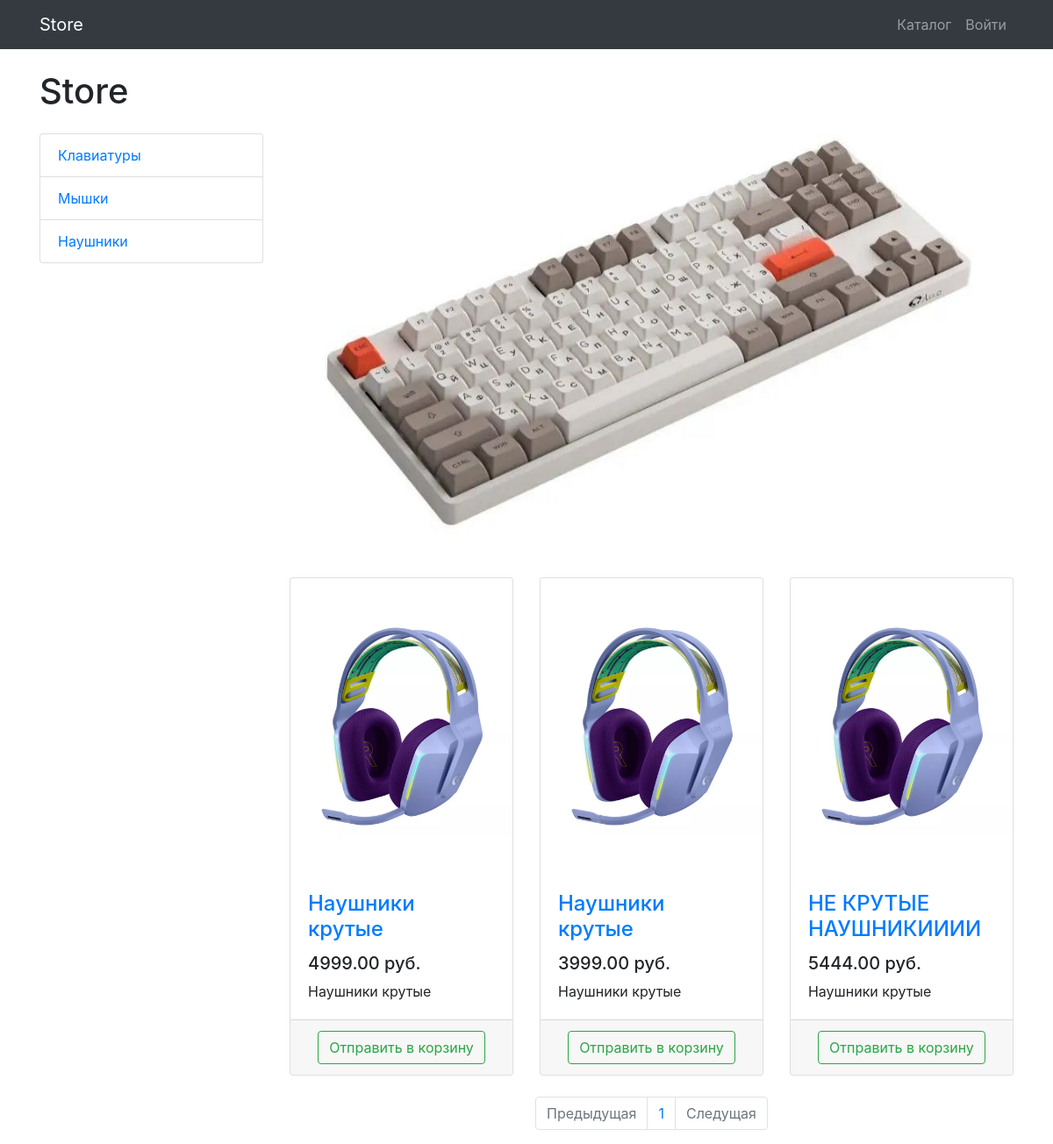
Page /products/category/5 on the committed database.
### products/models.py (models this page shows, shortened)
class ProductCategory(models.Model):
    name = models.CharField(max_length=128, unique=True)
    description = models.TextField(null=True, blank=True)

class Product(models.Model):
    name = models.CharField(max_length=256)
    description = models.TextField()
    price = models.DecimalField(max_digits=6, decimal_places=2)
    quantity = models.PositiveIntegerField(default=0)
    image = models.ImageField(upload_to='products_images')
    category = models.ForeignKey(to=ProductCategory, on_delete=models.CASCADE)

### products/views.py (the view)
# urls.py: path('', products, name='index'),
def products(request, category_id=None, page_number=1):
    products = Product.objects.filter(category_id=category_id) if category_id else Product.objects.all()
    per_page = 3
    paginator = Paginator(products, per_page)
    products_paginator = paginator.page(page_number)
    context = {
        'title': 'Store - Каталог',
        'categories': ProductCategory.objects.all(),
        'products': products_paginator,
    }
    return render(request, 'products/products.html', context)

### products/templates/products/products.html (shortened to what this page needs)
{% extends 'products/base.html' %}
{% load static %}
{% block css %}
    <link href="{% static 'vendor/css/products.css' %}" rel="stylesheet">
{% endblock %}
{% block content %}
    <div class="container">
    <div class="row">
        <div class="col-lg-3">
            <h1 class="my-4">Store</h1>
            <div class="list-group">
                {% for category in categories %}
                <a href="{% url 'products:category' category.id %}" class="list-group-item">{{ category.name }}</a>
                {% endfor %}
            </div>
        </div>
        <div class="col-lg-9">
            <div id="carouselExampleIndicators" class="carousel slide my-4" data-ride="carousel">
                <ol class="carousel-indicators">
                    <li data-target="#carouselExampleIndicators" data-slide-to="0" class="active"></li>
                    <li data-target="#carouselExampleIndicators" data-slide-to="1"></li>
                    <li data-target="#carouselExampleIndicators" data-slide-to="2"></li>
                </ol>
                <div class="carousel-inner" role="listbox">
                    <div class="carousel-item active">
                        <img class="d-block img-fluid" src="/static/vendor/img/slides/slide-1.jpg" alt="First slide">
                    </div>
                </div>
                <a class="carousel-control-prev" href="#carouselExampleIndicators" role="button" data-slide="prev">
                    <span class="carousel-control-prev-icon" aria-hidden="true"></span>
                </a>
                <a class="carousel-control-next" href="#carouselExampleIndicators" role="button" data-slide="next">
                    <span class="carousel-control-next-icon" aria-hidden="true"></span>
                </a>
            </div>
            <div class="row">
                {% for product in products %}
                <div class="col-lg-4 col-md-6 mb-4">
                    <div class="card h-100">
                        <a href="#">
                            <img class="card-img-top"
                                 src="{{ product.image.url }}"
                                 alt="">
                        </a>
                        <div class="card-body">
                            <h4 class="card-title">
                                <a href="#">{{ product.name }}</a>
                            </h4>
                            <h5>{{ product.price }} руб.</h5>
                            <p class="card-text">{{ product.description }}</p>
                        </div>
                        <div class="card-footer text-center">
                            <a class="btn btn-outline-success" href="{% url 'products:basket_add' product.id %}" >Отправить в корзину</a>
                        </div>
                    </div>
                </div>
                {% endfor %}
            </div>
            <nav aria-label="Page navigation example">
                <ul class="pagination justify-content-center">
                    <li class="page-item {% if not products.has_previous %} disabled {% endif %} ">
                        <a class="page-link" href="{% if products.has_previous %} {% url 'products:paginator' products.previous_page_number %} {% else %}  {% endif %}" tabindex="-1" aria-disabled="true">Предыдущая</a>
                    </li>
                    {% for page in products.paginator.page_range %}
                        <li class="page-item"><a class="page-link" href="{% url 'products:paginator' page %}">{{ page }}</a></li>
                    {% endfor %}
                    <li class="page-item {% if not products.has_next %} disabled {% endif %}">
                        <a class="page-link" href="{% if products.has_next %} {% url 'products:paginator' products.next_page_number %} {% else %} # {% endif %}">Следущая </a>
                    </li>
                </ul>
            </nav>
        </div>
    </div>
</div>
{% endblock %}

### rows in the picture
ProductCategory: name "Клавиатуры"
ProductCategory: name "Мышки"
ProductCategory: name "Наушники"
Product: image (picture), name "Наушники крутые", price "4999.00", description "Наушники крутые"
Product: image (picture), name "Наушники крутые", price "3999.00", description "Наушники крутые"
Product: image (picture), name "НЕ КРУТЫЕ НАУШНИКИИИИ", price "5444.00", description "Наушники крутые"

### other values in the picture
{{ page }} "1"
